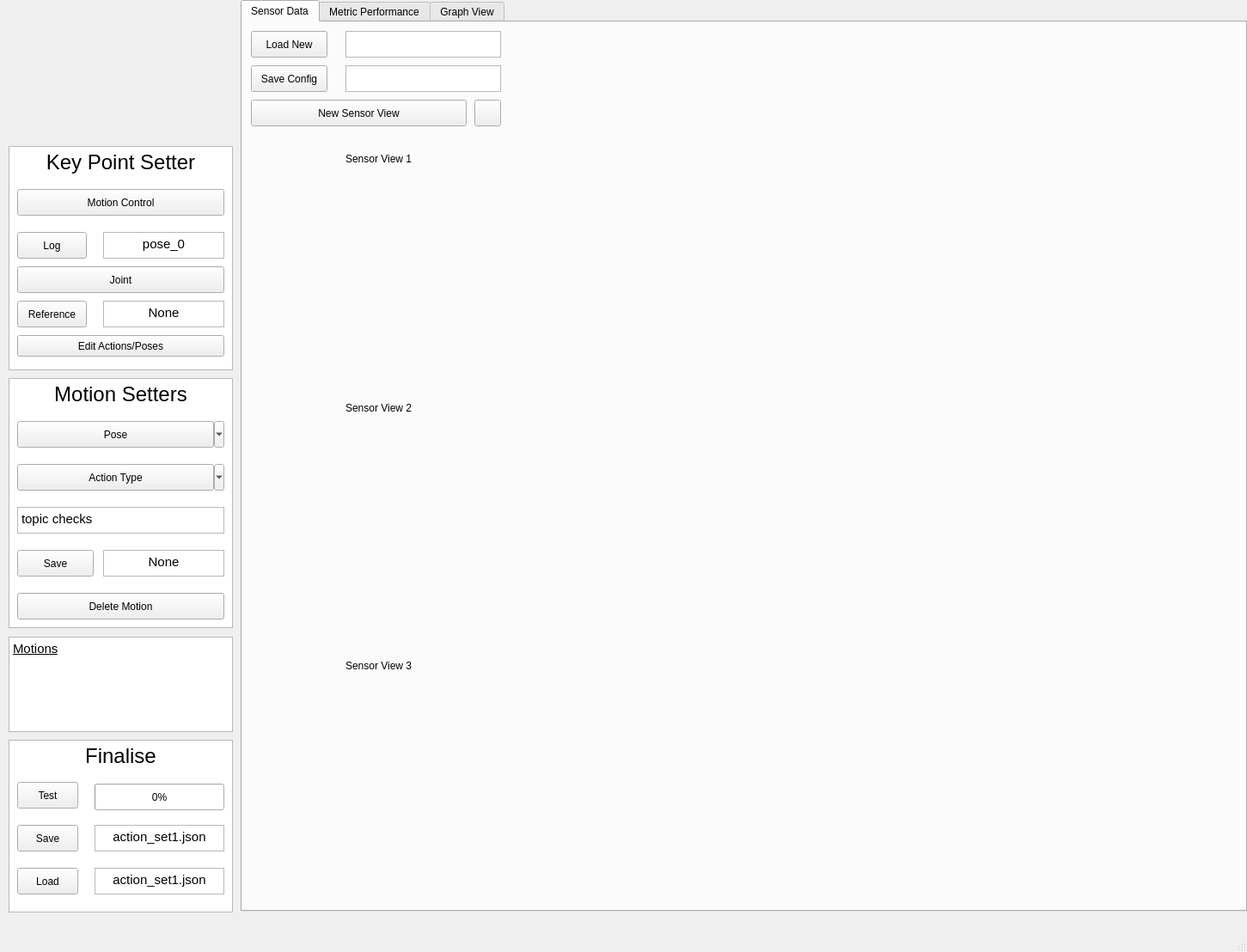
<?xml version="1.0" encoding="UTF-8"?>
<ui version="4.0">
 <class>MainWindow</class>
 <widget class="QMainWindow" name="MainWindow">
  <property name="geometry">
   <rect>
    <x>0</x>
    <y>0</y>
    <width>1451</width>
    <height>1108</height>
   </rect>
  </property>
  <property name="windowTitle">
   <string>MainWindow</string>
  </property>
  <widget class="QWidget" name="centralwidget">
   <widget class="QTabWidget" name="tabWidget">
    <property name="geometry">
     <rect>
      <x>280</x>
      <y>0</y>
      <width>1171</width>
      <height>1061</height>
     </rect>
    </property>
    <property name="currentIndex">
     <number>0</number>
    </property>
    <widget class="QWidget" name="simTab">
     <attribute name="title">
      <string>Sensor Data</string>
     </attribute>
     <widget class="QWidget" name="rvizView" native="true">
      <property name="geometry">
       <rect>
        <x>359</x>
        <y>9</y>
        <width>791</width>
        <height>1011</height>
       </rect>
      </property>
     </widget>
     <widget class="QWidget" name="sensorView3" native="true">
      <property name="geometry">
       <rect>
        <x>10</x>
        <y>770</y>
        <width>341</width>
        <height>251</height>
       </rect>
      </property>
     </widget>
     <widget class="QLabel" name="sensorViewLabel3">
      <property name="geometry">
       <rect>
        <x>120</x>
        <y>740</y>
        <width>101</width>
        <height>17</height>
       </rect>
      </property>
      <property name="text">
       <string>Sensor View 3</string>
      </property>
     </widget>
     <widget class="QWidget" name="sensorView2" native="true">
      <property name="geometry">
       <rect>
        <x>10</x>
        <y>470</y>
        <width>341</width>
        <height>251</height>
       </rect>
      </property>
     </widget>
     <widget class="QLabel" name="sensorViewLabel2">
      <property name="geometry">
       <rect>
        <x>120</x>
        <y>440</y>
        <width>101</width>
        <height>17</height>
       </rect>
      </property>
      <property name="text">
       <string>Sensor View 2</string>
      </property>
      <property name="textFormat">
       <enum>Qt::PlainText</enum>
      </property>
     </widget>
     <widget class="QWidget" name="sensorView1" native="true">
      <property name="geometry">
       <rect>
        <x>10</x>
        <y>180</y>
        <width>341</width>
        <height>251</height>
       </rect>
      </property>
     </widget>
     <widget class="QLabel" name="sensorViewLabel1">
      <property name="geometry">
       <rect>
        <x>120</x>
        <y>150</y>
        <width>101</width>
        <height>17</height>
       </rect>
      </property>
      <property name="text">
       <string>Sensor View 1</string>
      </property>
     </widget>
     <widget class="QPushButton" name="loadView">
      <property name="geometry">
       <rect>
        <x>10</x>
        <y>10</y>
        <width>89</width>
        <height>31</height>
       </rect>
      </property>
      <property name="text">
       <string>Load New</string>
      </property>
     </widget>
     <widget class="QPushButton" name="saveView">
      <property name="geometry">
       <rect>
        <x>10</x>
        <y>50</y>
        <width>89</width>
        <height>31</height>
       </rect>
      </property>
      <property name="text">
       <string>Save Config</string>
      </property>
     </widget>
     <widget class="QTextEdit" name="viewNameLoad">
      <property name="geometry">
       <rect>
        <x>120</x>
        <y>10</y>
        <width>181</width>
        <height>31</height>
       </rect>
      </property>
     </widget>
     <widget class="QTextEdit" name="viewNameSave">
      <property name="geometry">
       <rect>
        <x>120</x>
        <y>50</y>
        <width>181</width>
        <height>31</height>
       </rect>
      </property>
     </widget>
     <widget class="QToolButton" name="newSensorView">
      <property name="geometry">
       <rect>
        <x>10</x>
        <y>90</y>
        <width>251</width>
        <height>31</height>
       </rect>
      </property>
      <property name="text">
       <string>New Sensor View</string>
      </property>
     </widget>
     <widget class="QPushButton" name="refreshSensors">
      <property name="geometry">
       <rect>
        <x>270</x>
        <y>90</y>
        <width>31</width>
        <height>31</height>
       </rect>
      </property>
      <property name="text">
       <string/>
      </property>
     </widget>
    </widget>
    <widget class="QWidget" name="graphTab">
     <attribute name="title">
      <string>Metric Performance</string>
     </attribute>
     <widget class="QWidget" name="kpiView" native="true">
      <property name="geometry">
       <rect>
        <x>10</x>
        <y>70</y>
        <width>1151</width>
        <height>851</height>
       </rect>
      </property>
     </widget>
     <widget class="QTextBrowser" name="kpiName">
      <property name="geometry">
       <rect>
        <x>0</x>
        <y>10</y>
        <width>1171</width>
        <height>931</height>
       </rect>
      </property>
      <property name="html">
       <string>&lt;!DOCTYPE HTML PUBLIC &quot;-//W3C//DTD HTML 4.0//EN&quot; &quot;http://www.w3.org/TR/REC-html40/strict.dtd&quot;&gt;
&lt;html&gt;&lt;head&gt;&lt;meta name=&quot;qrichtext&quot; content=&quot;1&quot; /&gt;&lt;style type=&quot;text/css&quot;&gt;
p, li { white-space: pre-wrap; }
&lt;/style&gt;&lt;/head&gt;&lt;body style=&quot; font-family:'Ubuntu'; font-size:11pt; font-weight:400; font-style:normal;&quot;&gt;
&lt;p align=&quot;center&quot; style=&quot; margin-top:0px; margin-bottom:0px; margin-left:0px; margin-right:0px; -qt-block-indent:0; text-indent:0px;&quot;&gt;&lt;span style=&quot; font-size:24pt;&quot;&gt;Key Performance Indicators&lt;/span&gt;&lt;/p&gt;&lt;/body&gt;&lt;/html&gt;</string>
      </property>
     </widget>
     <zorder>kpiName</zorder>
     <zorder>kpiView</zorder>
    </widget>
    <widget class="QWidget" name="graphViewTab">
     <attribute name="title">
      <string>Graph View</string>
     </attribute>
     <widget class="QWidget" name="graphView" native="true">
      <property name="geometry">
       <rect>
        <x>10</x>
        <y>10</y>
        <width>1151</width>
        <height>911</height>
       </rect>
      </property>
     </widget>
    </widget>
   </widget>
   <widget class="QLabel" name="logoView">
    <property name="geometry">
     <rect>
      <x>60</x>
      <y>10</y>
      <width>151</width>
      <height>141</height>
     </rect>
    </property>
    <property name="text">
     <string/>
    </property>
    <property name="pixmap">
     <pixmap>../imgs/nmis-mini-logo.png</pixmap>
    </property>
    <property name="scaledContents">
     <bool>true</bool>
    </property>
   </widget>
   <widget class="QTextEdit" name="logPoseName">
    <property name="geometry">
     <rect>
      <x>120</x>
      <y>270</y>
      <width>141</width>
      <height>31</height>
     </rect>
    </property>
    <property name="html">
     <string>&lt;!DOCTYPE HTML PUBLIC &quot;-//W3C//DTD HTML 4.0//EN&quot; &quot;http://www.w3.org/TR/REC-html40/strict.dtd&quot;&gt;
&lt;html&gt;&lt;head&gt;&lt;meta name=&quot;qrichtext&quot; content=&quot;1&quot; /&gt;&lt;style type=&quot;text/css&quot;&gt;
p, li { white-space: pre-wrap; }
&lt;/style&gt;&lt;/head&gt;&lt;body style=&quot; font-family:'Ubuntu'; font-size:11pt; font-weight:400; font-style:normal;&quot;&gt;
&lt;p align=&quot;center&quot; style=&quot; margin-top:0px; margin-bottom:0px; margin-left:0px; margin-right:0px; -qt-block-indent:0; text-indent:0px;&quot;&gt;pose_0&lt;/p&gt;&lt;/body&gt;&lt;/html&gt;</string>
    </property>
   </widget>
   <widget class="QPushButton" name="logPose">
    <property name="geometry">
     <rect>
      <x>20</x>
      <y>270</y>
      <width>81</width>
      <height>31</height>
     </rect>
    </property>
    <property name="text">
     <string>Log</string>
    </property>
   </widget>
   <widget class="QToolButton" name="motionTypeSet">
    <property name="geometry">
     <rect>
      <x>20</x>
      <y>540</y>
      <width>241</width>
      <height>31</height>
     </rect>
    </property>
    <property name="text">
     <string>Action Type</string>
    </property>
    <property name="popupMode">
     <enum>QToolButton::MenuButtonPopup</enum>
    </property>
    <property name="toolButtonStyle">
     <enum>Qt::ToolButtonTextUnderIcon</enum>
    </property>
    <property name="autoRaise">
     <bool>false</bool>
    </property>
   </widget>
   <widget class="QPushButton" name="setReference">
    <property name="geometry">
     <rect>
      <x>20</x>
      <y>350</y>
      <width>81</width>
      <height>31</height>
     </rect>
    </property>
    <property name="text">
     <string>Reference</string>
    </property>
   </widget>
   <widget class="QTextEdit" name="setReferenceTopic">
    <property name="geometry">
     <rect>
      <x>120</x>
      <y>350</y>
      <width>141</width>
      <height>31</height>
     </rect>
    </property>
    <property name="html">
     <string>&lt;!DOCTYPE HTML PUBLIC &quot;-//W3C//DTD HTML 4.0//EN&quot; &quot;http://www.w3.org/TR/REC-html40/strict.dtd&quot;&gt;
&lt;html&gt;&lt;head&gt;&lt;meta name=&quot;qrichtext&quot; content=&quot;1&quot; /&gt;&lt;style type=&quot;text/css&quot;&gt;
p, li { white-space: pre-wrap; }
&lt;/style&gt;&lt;/head&gt;&lt;body style=&quot; font-family:'Ubuntu'; font-size:11pt; font-weight:400; font-style:normal;&quot;&gt;
&lt;p align=&quot;center&quot; style=&quot; margin-top:0px; margin-bottom:0px; margin-left:0px; margin-right:0px; -qt-block-indent:0; text-indent:0px;&quot;&gt;None&lt;/p&gt;&lt;/body&gt;&lt;/html&gt;</string>
    </property>
   </widget>
   <widget class="QPushButton" name="editPoses">
    <property name="geometry">
     <rect>
      <x>20</x>
      <y>390</y>
      <width>241</width>
      <height>25</height>
     </rect>
    </property>
    <property name="text">
     <string>Edit Actions/Poses</string>
    </property>
   </widget>
   <widget class="QTextBrowser" name="textBrowser_4">
    <property name="geometry">
     <rect>
      <x>10</x>
      <y>170</y>
      <width>261</width>
      <height>261</height>
     </rect>
    </property>
    <property name="html">
     <string>&lt;!DOCTYPE HTML PUBLIC &quot;-//W3C//DTD HTML 4.0//EN&quot; &quot;http://www.w3.org/TR/REC-html40/strict.dtd&quot;&gt;
&lt;html&gt;&lt;head&gt;&lt;meta name=&quot;qrichtext&quot; content=&quot;1&quot; /&gt;&lt;style type=&quot;text/css&quot;&gt;
p, li { white-space: pre-wrap; }
&lt;/style&gt;&lt;/head&gt;&lt;body style=&quot; font-family:'Ubuntu'; font-size:11pt; font-weight:400; font-style:normal;&quot;&gt;
&lt;p align=&quot;center&quot; style=&quot; margin-top:0px; margin-bottom:0px; margin-left:0px; margin-right:0px; -qt-block-indent:0; text-indent:0px;&quot;&gt;&lt;span style=&quot; font-size:18pt;&quot;&gt;Key Point Setter&lt;/span&gt;&lt;/p&gt;&lt;/body&gt;&lt;/html&gt;</string>
    </property>
   </widget>
   <widget class="QTextBrowser" name="textBrowser_5">
    <property name="geometry">
     <rect>
      <x>10</x>
      <y>440</y>
      <width>261</width>
      <height>291</height>
     </rect>
    </property>
    <property name="html">
     <string>&lt;!DOCTYPE HTML PUBLIC &quot;-//W3C//DTD HTML 4.0//EN&quot; &quot;http://www.w3.org/TR/REC-html40/strict.dtd&quot;&gt;
&lt;html&gt;&lt;head&gt;&lt;meta name=&quot;qrichtext&quot; content=&quot;1&quot; /&gt;&lt;style type=&quot;text/css&quot;&gt;
p, li { white-space: pre-wrap; }
&lt;/style&gt;&lt;/head&gt;&lt;body style=&quot; font-family:'Ubuntu'; font-size:11pt; font-weight:400; font-style:normal;&quot;&gt;
&lt;p align=&quot;center&quot; style=&quot; margin-top:0px; margin-bottom:0px; margin-left:0px; margin-right:0px; -qt-block-indent:0; text-indent:0px;&quot;&gt;&lt;span style=&quot; font-size:18pt;&quot;&gt;Motion Setters&lt;/span&gt;&lt;/p&gt;&lt;/body&gt;&lt;/html&gt;</string>
    </property>
   </widget>
   <widget class="QToolButton" name="pointSelected1">
    <property name="geometry">
     <rect>
      <x>20</x>
      <y>490</y>
      <width>241</width>
      <height>31</height>
     </rect>
    </property>
    <property name="text">
     <string>Pose</string>
    </property>
    <property name="popupMode">
     <enum>QToolButton::MenuButtonPopup</enum>
    </property>
    <property name="toolButtonStyle">
     <enum>Qt::ToolButtonTextUnderIcon</enum>
    </property>
    <property name="autoRaise">
     <bool>false</bool>
    </property>
   </widget>
   <widget class="QPushButton" name="runButton">
    <property name="geometry">
     <rect>
      <x>20</x>
      <y>910</y>
      <width>71</width>
      <height>31</height>
     </rect>
    </property>
    <property name="text">
     <string>Test</string>
    </property>
   </widget>
   <widget class="QPushButton" name="saveAllMotions">
    <property name="geometry">
     <rect>
      <x>20</x>
      <y>960</y>
      <width>71</width>
      <height>31</height>
     </rect>
    </property>
    <property name="text">
     <string>Save</string>
    </property>
   </widget>
   <widget class="QPushButton" name="loadButton">
    <property name="geometry">
     <rect>
      <x>20</x>
      <y>1010</y>
      <width>71</width>
      <height>31</height>
     </rect>
    </property>
    <property name="text">
     <string>Load</string>
    </property>
   </widget>
   <widget class="QProgressBar" name="runProgress">
    <property name="geometry">
     <rect>
      <x>110</x>
      <y>912</y>
      <width>151</width>
      <height>31</height>
     </rect>
    </property>
    <property name="value">
     <number>0</number>
    </property>
   </widget>
   <widget class="QTextEdit" name="saveName">
    <property name="geometry">
     <rect>
      <x>110</x>
      <y>960</y>
      <width>151</width>
      <height>31</height>
     </rect>
    </property>
    <property name="html">
     <string>&lt;!DOCTYPE HTML PUBLIC &quot;-//W3C//DTD HTML 4.0//EN&quot; &quot;http://www.w3.org/TR/REC-html40/strict.dtd&quot;&gt;
&lt;html&gt;&lt;head&gt;&lt;meta name=&quot;qrichtext&quot; content=&quot;1&quot; /&gt;&lt;style type=&quot;text/css&quot;&gt;
p, li { white-space: pre-wrap; }
&lt;/style&gt;&lt;/head&gt;&lt;body style=&quot; font-family:'Ubuntu'; font-size:11pt; font-weight:400; font-style:normal;&quot;&gt;
&lt;p align=&quot;center&quot; style=&quot; margin-top:0px; margin-bottom:0px; margin-left:0px; margin-right:0px; -qt-block-indent:0; text-indent:0px;&quot;&gt;action_set1.json&lt;/p&gt;&lt;/body&gt;&lt;/html&gt;</string>
    </property>
   </widget>
   <widget class="QTextEdit" name="loadName">
    <property name="geometry">
     <rect>
      <x>110</x>
      <y>1010</y>
      <width>151</width>
      <height>31</height>
     </rect>
    </property>
    <property name="html">
     <string>&lt;!DOCTYPE HTML PUBLIC &quot;-//W3C//DTD HTML 4.0//EN&quot; &quot;http://www.w3.org/TR/REC-html40/strict.dtd&quot;&gt;
&lt;html&gt;&lt;head&gt;&lt;meta name=&quot;qrichtext&quot; content=&quot;1&quot; /&gt;&lt;style type=&quot;text/css&quot;&gt;
p, li { white-space: pre-wrap; }
&lt;/style&gt;&lt;/head&gt;&lt;body style=&quot; font-family:'Ubuntu'; font-size:11pt; font-weight:400; font-style:normal;&quot;&gt;
&lt;p align=&quot;center&quot; style=&quot; margin-top:0px; margin-bottom:0px; margin-left:0px; margin-right:0px; -qt-block-indent:0; text-indent:0px;&quot;&gt;action_set1.json&lt;/p&gt;&lt;/body&gt;&lt;/html&gt;</string>
    </property>
   </widget>
   <widget class="QTextBrowser" name="textBrowser">
    <property name="geometry">
     <rect>
      <x>10</x>
      <y>861</y>
      <width>261</width>
      <height>201</height>
     </rect>
    </property>
    <property name="html">
     <string>&lt;!DOCTYPE HTML PUBLIC &quot;-//W3C//DTD HTML 4.0//EN&quot; &quot;http://www.w3.org/TR/REC-html40/strict.dtd&quot;&gt;
&lt;html&gt;&lt;head&gt;&lt;meta name=&quot;qrichtext&quot; content=&quot;1&quot; /&gt;&lt;style type=&quot;text/css&quot;&gt;
p, li { white-space: pre-wrap; }
&lt;/style&gt;&lt;/head&gt;&lt;body style=&quot; font-family:'Ubuntu'; font-size:11pt; font-weight:400; font-style:normal;&quot;&gt;
&lt;p align=&quot;center&quot; style=&quot; margin-top:0px; margin-bottom:0px; margin-left:0px; margin-right:0px; -qt-block-indent:0; text-indent:0px;&quot;&gt;&lt;span style=&quot; font-size:18pt;&quot;&gt;Finalise&lt;/span&gt;&lt;/p&gt;&lt;/body&gt;&lt;/html&gt;</string>
    </property>
   </widget>
   <widget class="QPushButton" name="addMotionBttn">
    <property name="geometry">
     <rect>
      <x>20</x>
      <y>640</y>
      <width>89</width>
      <height>31</height>
     </rect>
    </property>
    <property name="text">
     <string>Save</string>
    </property>
   </widget>
   <widget class="QPushButton" name="vectorSpaceSetter">
    <property name="geometry">
     <rect>
      <x>20</x>
      <y>310</y>
      <width>241</width>
      <height>31</height>
     </rect>
    </property>
    <property name="text">
     <string>Joint</string>
    </property>
   </widget>
   <widget class="QTextBrowser" name="topicChecks">
    <property name="geometry">
     <rect>
      <x>20</x>
      <y>590</y>
      <width>241</width>
      <height>31</height>
     </rect>
    </property>
    <property name="html">
     <string>&lt;!DOCTYPE HTML PUBLIC &quot;-//W3C//DTD HTML 4.0//EN&quot; &quot;http://www.w3.org/TR/REC-html40/strict.dtd&quot;&gt;
&lt;html&gt;&lt;head&gt;&lt;meta name=&quot;qrichtext&quot; content=&quot;1&quot; /&gt;&lt;style type=&quot;text/css&quot;&gt;
p, li { white-space: pre-wrap; }
&lt;/style&gt;&lt;/head&gt;&lt;body style=&quot; font-family:'Ubuntu'; font-size:11pt; font-weight:400; font-style:normal;&quot;&gt;
&lt;p style=&quot; margin-top:0px; margin-bottom:0px; margin-left:0px; margin-right:0px; -qt-block-indent:0; text-indent:0px;&quot;&gt;topic checks&lt;/p&gt;&lt;/body&gt;&lt;/html&gt;</string>
    </property>
   </widget>
   <widget class="QTextEdit" name="motionNameSelected">
    <property name="geometry">
     <rect>
      <x>120</x>
      <y>640</y>
      <width>141</width>
      <height>31</height>
     </rect>
    </property>
    <property name="html">
     <string>&lt;!DOCTYPE HTML PUBLIC &quot;-//W3C//DTD HTML 4.0//EN&quot; &quot;http://www.w3.org/TR/REC-html40/strict.dtd&quot;&gt;
&lt;html&gt;&lt;head&gt;&lt;meta name=&quot;qrichtext&quot; content=&quot;1&quot; /&gt;&lt;style type=&quot;text/css&quot;&gt;
p, li { white-space: pre-wrap; }
&lt;/style&gt;&lt;/head&gt;&lt;body style=&quot; font-family:'Ubuntu'; font-size:11pt; font-weight:400; font-style:normal;&quot;&gt;
&lt;p align=&quot;center&quot; style=&quot; margin-top:0px; margin-bottom:0px; margin-left:0px; margin-right:0px; -qt-block-indent:0; text-indent:0px;&quot;&gt;None&lt;/p&gt;&lt;/body&gt;&lt;/html&gt;</string>
    </property>
   </widget>
   <widget class="QTextBrowser" name="motionsBrowser">
    <property name="geometry">
     <rect>
      <x>10</x>
      <y>741</y>
      <width>261</width>
      <height>111</height>
     </rect>
    </property>
    <property name="html">
     <string>&lt;!DOCTYPE HTML PUBLIC &quot;-//W3C//DTD HTML 4.0//EN&quot; &quot;http://www.w3.org/TR/REC-html40/strict.dtd&quot;&gt;
&lt;html&gt;&lt;head&gt;&lt;meta name=&quot;qrichtext&quot; content=&quot;1&quot; /&gt;&lt;style type=&quot;text/css&quot;&gt;
p, li { white-space: pre-wrap; }
&lt;/style&gt;&lt;/head&gt;&lt;body style=&quot; font-family:'Ubuntu'; font-size:11pt; font-weight:400; font-style:normal;&quot;&gt;
&lt;p style=&quot; margin-top:0px; margin-bottom:0px; margin-left:0px; margin-right:0px; -qt-block-indent:0; text-indent:0px;&quot;&gt;&lt;span style=&quot; text-decoration: underline;&quot;&gt;Motions&lt;/span&gt;&lt;/p&gt;
&lt;p align=&quot;center&quot; style=&quot;-qt-paragraph-type:empty; margin-top:0px; margin-bottom:0px; margin-left:0px; margin-right:0px; -qt-block-indent:0; text-indent:0px;&quot;&gt;&lt;br /&gt;&lt;/p&gt;
&lt;p style=&quot;-qt-paragraph-type:empty; margin-top:0px; margin-bottom:0px; margin-left:0px; margin-right:0px; -qt-block-indent:0; text-indent:0px;&quot;&gt;&lt;br /&gt;&lt;/p&gt;&lt;/body&gt;&lt;/html&gt;</string>
    </property>
   </widget>
   <widget class="QToolButton" name="deleteMotion">
    <property name="geometry">
     <rect>
      <x>20</x>
      <y>690</y>
      <width>241</width>
      <height>31</height>
     </rect>
    </property>
    <property name="text">
     <string>Delete Motion</string>
    </property>
   </widget>
   <widget class="QToolButton" name="motionControl">
    <property name="geometry">
     <rect>
      <x>20</x>
      <y>220</y>
      <width>241</width>
      <height>31</height>
     </rect>
    </property>
    <property name="text">
     <string>Motion Control</string>
    </property>
   </widget>
   <zorder>textBrowser</zorder>
   <zorder>textBrowser_4</zorder>
   <zorder>textBrowser_5</zorder>
   <zorder>tabWidget</zorder>
   <zorder>logoView</zorder>
   <zorder>logPoseName</zorder>
   <zorder>logPose</zorder>
   <zorder>motionTypeSet</zorder>
   <zorder>setReference</zorder>
   <zorder>setReferenceTopic</zorder>
   <zorder>editPoses</zorder>
   <zorder>pointSelected1</zorder>
   <zorder>runButton</zorder>
   <zorder>saveAllMotions</zorder>
   <zorder>loadButton</zorder>
   <zorder>runProgress</zorder>
   <zorder>saveName</zorder>
   <zorder>loadName</zorder>
   <zorder>addMotionBttn</zorder>
   <zorder>vectorSpaceSetter</zorder>
   <zorder>topicChecks</zorder>
   <zorder>motionNameSelected</zorder>
   <zorder>motionsBrowser</zorder>
   <zorder>deleteMotion</zorder>
   <zorder>motionControl</zorder>
  </widget>
  <widget class="QMenuBar" name="menubar">
   <property name="geometry">
    <rect>
     <x>0</x>
     <y>0</y>
     <width>1451</width>
     <height>22</height>
    </rect>
   </property>
  </widget>
  <widget class="QStatusBar" name="statusbar"/>
 </widget>
 <resources/>
 <connections/>
</ui>
